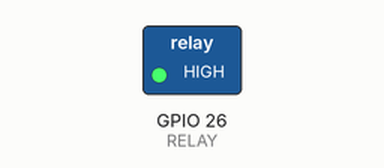
Simulated run of this sketch. Board: ESP32. On the bench: switched loads named in the sketch (green lamp = pin HIGH).

Above: at 1.0 s.
At 3.0 s:
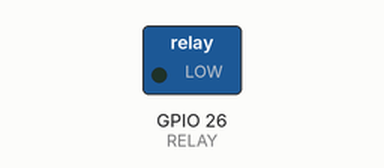
Timing chart, 0 to 5.2 s (numbered marks = the images above):
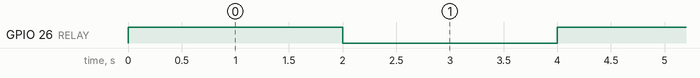

Measured:
- by itself, GPIO 26 (RELAY): alternates HIGH for 2.0 s and LOW for 2.0 s

The sketch:

RELAY.ino
```cpp
int RELAY = 26;
void setup() {
  pinMode(RELAY,OUTPUT);
  digitalWrite(RELAY,LOW);
}

void loop() {
  digitalWrite(RELAY,HIGH);
  delay(2000);
  digitalWrite(RELAY,LOW);
  delay(2000);
}
```
